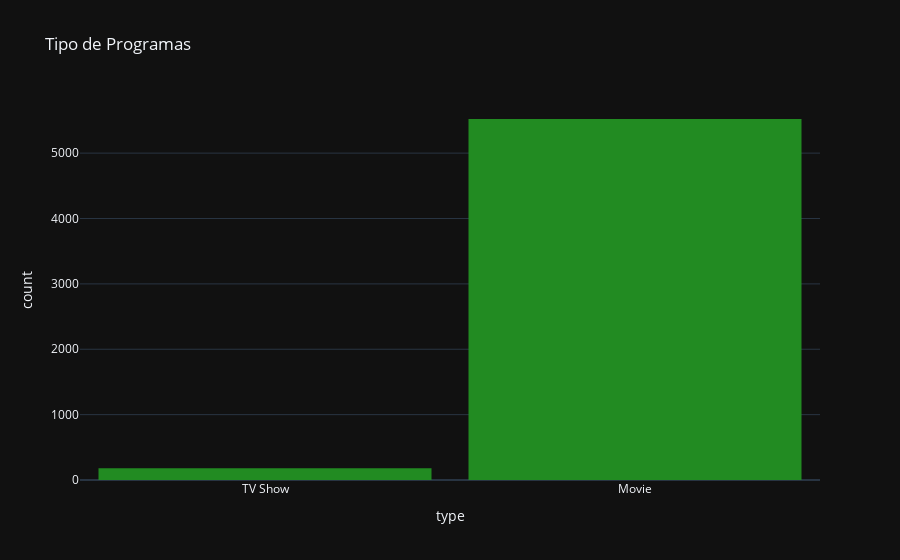

The notebook cell saved with this chart:
### Markdown cell above
# 5. Análisis Exploratorio de Datos (EDA)

### Code cell
fig = px.histogram(df,
                    x='type',
                    template='plotly_dark',
                    color_discrete_sequence=['forestgreen', 'darkorange','gold','deeppink'],
                    title='Tipo de Programas')
fig.update_layout(bargap=0.1)
fig.show(0);

### Figure 1 — Plotly figure (JSON) as saved in the notebook; plotly's stock layout.template omitted (floating-point values rounded to 4 significant figures; data arrays with more than 128 entries replaced by an {"elided": "..."} marker saying what was removed)
{"data": [{"alignmentgroup": "True", "bingroup": "x", "hovertemplate": "type=%{x}<br>count=%{y}<extra></extra>", "legendgroup": "", "marker": {"color": "forestgreen", "pattern": {"shape": ""}}, "name": "", "offsetgroup": "", "orientation": "v", "showlegend": false, "type": "histogram", "x": {"elided": "5700 str values"}, "xaxis": "x", "yaxis": "y"}], "layout": {"bargap": 0.1, "barmode": "relative", "legend": {"tracegroupgap": 0}, "title": {"text": "Tipo de Programas"}, "xaxis": {"anchor": "y", "domain": [0, 1], "title": {"text": "type"}}, "yaxis": {"anchor": "x", "domain": [0, 1], "title": {"text": "count"}}}}
